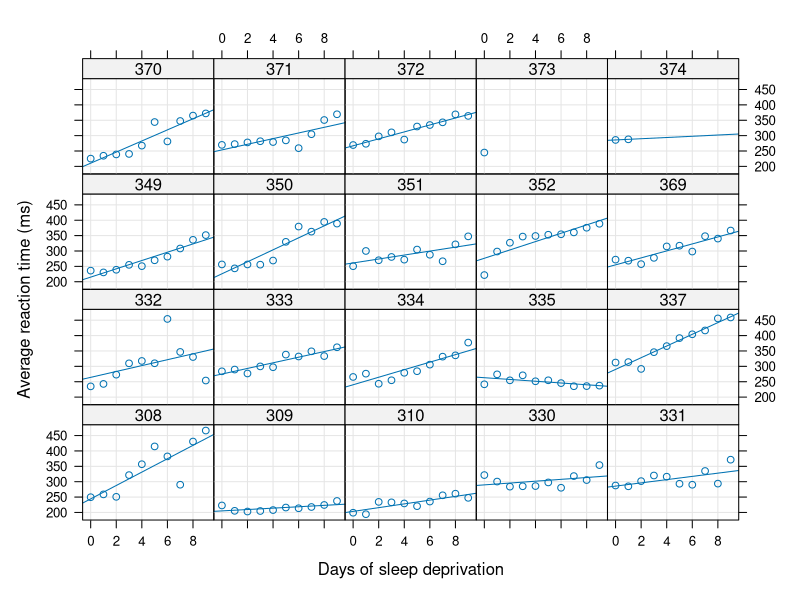
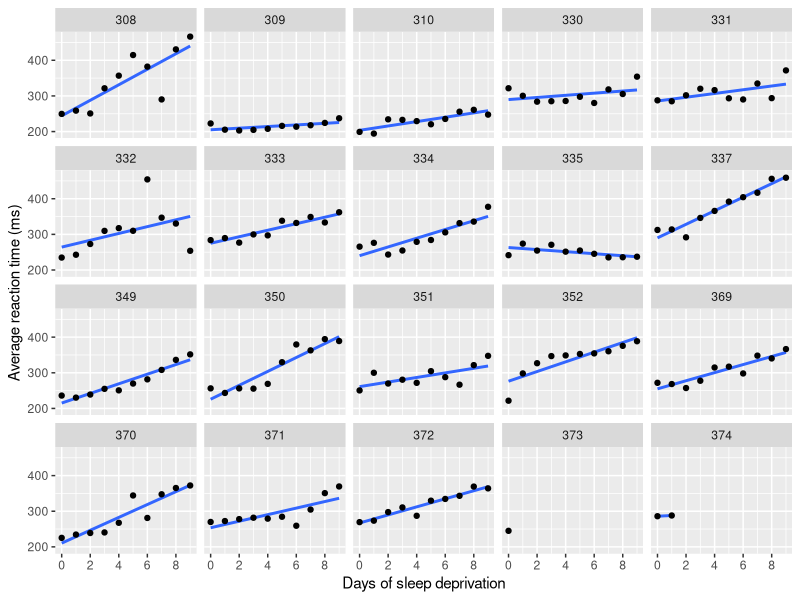
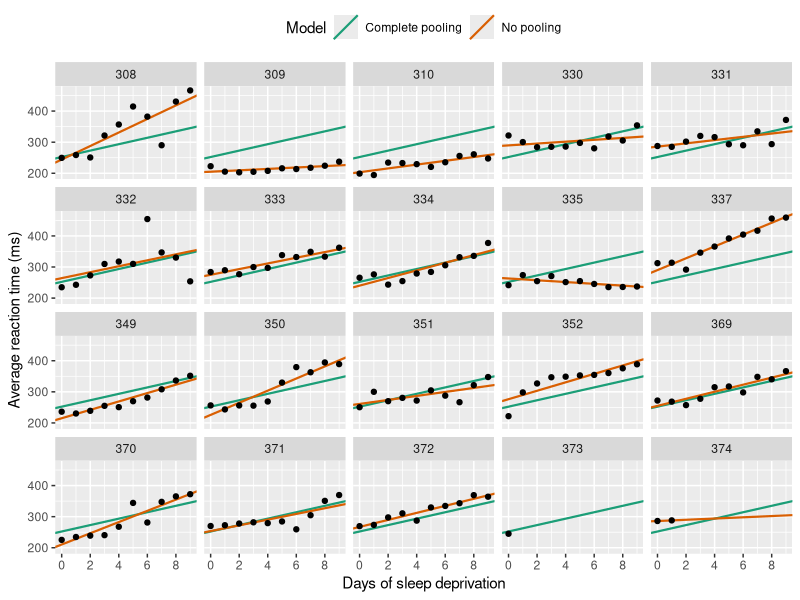
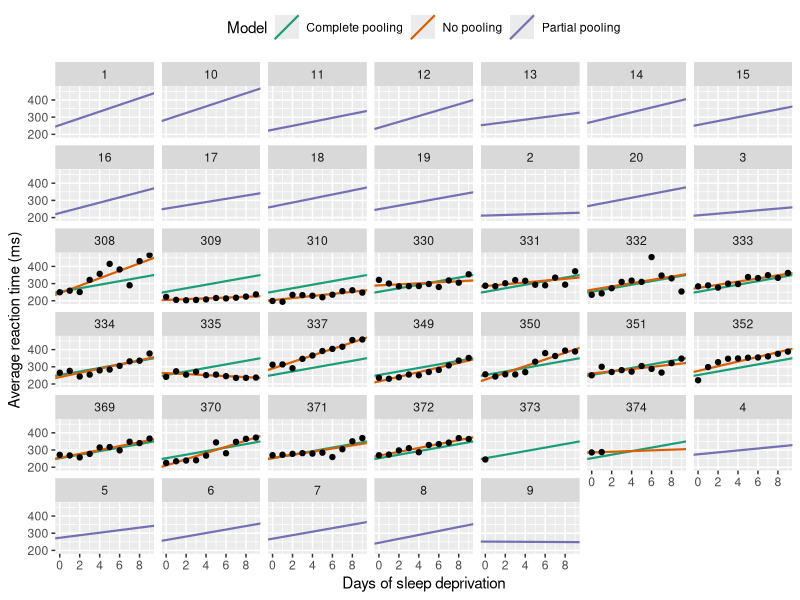
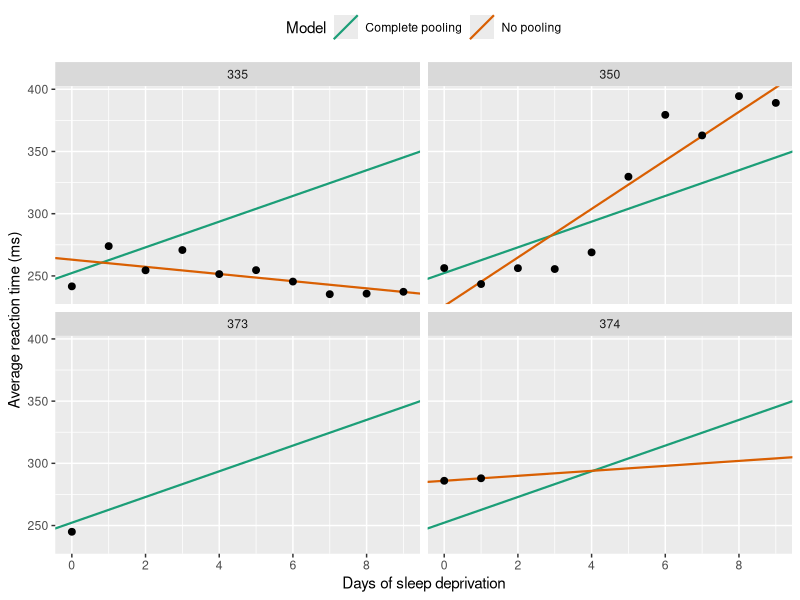

R code for these plots, in order:
## ---- chunk 1
knitr::opts_chunk$set(echo = TRUE)
## ---- chunk 2
library(lme4)
library(dplyr)

# Convert factors to strings
sleepstudy <- sleepstudy %>% 
  as_tibble() %>% 
  mutate(Subject = as.character(Subject))

# Add two fake participants
df_sleep <- bind_rows(
  sleepstudy,
  data_frame(Reaction = c(286, 288), Days = 0:1, Subject = "374"),
  data_frame(Reaction = 245, Days = 0, Subject = "373"))

df_sleep
## ---- chunk 3
xlab <- "Days of sleep deprivation"
ylab <- "Average reaction time (ms)"

lattice::xyplot(
  Reaction ~ Days | Subject,
  data = df_sleep,
  # g: grid: p: points, r: regression line
  type = c("g", "p","r"),
  xlab = xlab,
  ylab = ylab)
## ---- chunk 4
library(ggplot2)
ggplot(df_sleep) + 
  aes(x = Days, y = Reaction) + 
  stat_smooth(method = "lm", se = FALSE, ) +
  # points on top of lines
  geom_point() +
  facet_wrap("Subject") +
  labs(x = xlab, y = ylab) + 
  # We also need to help the x-axis, so it doesn't 
  # create gridlines/ticks on 2.5 days
  scale_x_continuous(breaks = 0:4 * 2)
## ---- chunk 5
df_no_pooling <- lmList(Reaction ~ Days | Subject, df_sleep) %>% 
  coef() %>% 
  tibble::rownames_to_column("Subject") %>% 
  rename(Intercept = `(Intercept)`) %>% 
  tibble::add_column(Model = "No pooling")
head(df_no_pooling)
## ---- chunk 6
# Fit a model on all the data pooled together
m_pooled <- lm(Reaction ~ Days, df_sleep) 

# Repeat the intercept and slope terms for each participant
df_pooled <- data_frame(
  Model = "Complete pooling",
  Subject = unique(df_sleep$Subject),
  Intercept = coef(m_pooled)[1], 
  Days = coef(m_pooled)[2])
head(df_pooled)
## ---- chunk 7
df_models <- bind_rows(df_pooled, df_no_pooling)

ggplot(df_sleep) + 
  aes(x = Days, y = Reaction) + 
  # temporarily switch to data-frame with slopes and intercepts
  geom_abline(aes(intercept = Intercept, slope = Days, color = Model),
              data = df_models, size = .75) + 
  geom_point() +
  facet_wrap("Subject") +
  labs(x = xlab, y = ylab) + 
  scale_x_continuous(breaks = 0:4 * 2) + 
  # Fix the color palette 
  scale_color_brewer(palette = "Dark2") + 
  theme(legend.position = "top")
## ---- chunk 8
m <- lmer(Reaction ~ Days + (Days | Subject), df_sleep)
arm::display(m)
## ---- chunk 9
# Make a dataframe with the fitted effects
df_partial_pooling <- coef(m)[["Subject"]] %>% 
  as_tibble() %>% 
  tibble::rownames_to_column("Subject") %>% 
  rename(Intercept = `(Intercept)`) %>% 
  mutate(Model = "Partial pooling")
head(df_partial_pooling)
## ---- chunk 10
df_models <- bind_rows(df_pooled, df_no_pooling, df_partial_pooling)

ggplot(df_sleep) + 
  aes(x = Days, y = Reaction) + 
  geom_abline(aes(intercept = Intercept, slope = Days, color = Model),
              data = df_models, size = .75) + 
  geom_point() +
  facet_wrap("Subject") +
  labs(x = xlab, y = ylab) + 
  scale_x_continuous(breaks = 0:4 * 2) + 
  scale_color_brewer(palette = "Dark2") + 
  theme(legend.position = "top")
## ---- chunk 11
df_zoom <- df_sleep %>% filter(Subject %in% c("335", "350", "373", "374"))
df_model_zoom <- df_models %>% filter(Subject %in% c("335", "350", "373", "374"))
  
ggplot(df_zoom) + 
  aes(x = Days, y = Reaction) + 
  geom_abline(aes(intercept = Intercept, slope = Days, color = Model),
              data = df_model_zoom, size = .75) + 
  geom_point(size = 2) +
  facet_wrap("Subject") +
  labs(x = xlab, y = ylab) + 
  scale_x_continuous(breaks = 0:4 * 2) + 
  scale_color_brewer(palette = "Dark2") + 
  theme(legend.position = "top")
